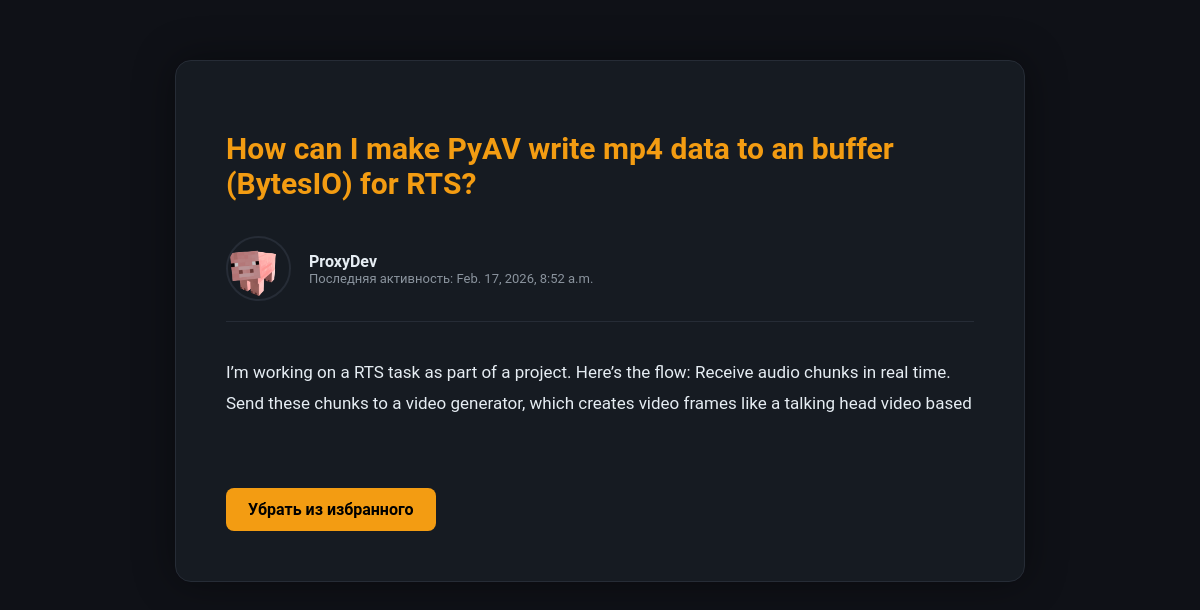
The app's page /post/1 (signed in) with its own data.
### CodeSearchApp/models.py (models this page shows)
class Post(models.Model):
    author = models.ForeignKey(User, on_delete=models.CASCADE)
    title = models.CharField(max_length=85)
    text = models.TextField()
    date = models.DateTimeField(auto_now_add=True)
    image = models.ImageField(upload_to='media/post_image', blank=True)
    stack = models.CharField(max_length=40, default='python')
    saved_by = models.ManyToManyField(User, related_name='saved_posts', blank=True)

class ProfilePage(models.Model):
    username = models.CharField(max_length = 50)
    avatar = models.ImageField(upload_to='media/user_avatar')
    aboutme = models.TextField(blank=True)
    age = models.IntegerField(default=0, blank=True)
    last_activity = models.DateTimeField(default=timezone.now)

### CodeSearchApp/views.py (the view)
# urls.py: path('post/<str:post_id>', views.post_view, name='post'),
def post_view(request, post_id):
   post = get_object_or_404(Post, id=post_id)
   profile = ProfilePage.objects.get(username=request.user.username)
   context = {
        'post': post,
        'profile': profile,
    }
   return render(request, 'post.html', context)

### CodeSearchApp/templates/post.html (shortened to what this page needs)
<!DOCTYPE html>
<html lang="en">
<head>
</head>
<body>
    <main>
    <div class="post-card">
        <h1 class="post-title">{{ post.title }}</h1>
        <div class="author-section">
            <img src="{{ profile.avatar.url }}" alt="">
            <div class="author-info">
                <span class="author-name">{{ post.author }}</span>
                <span class="author-status">
                    Последняя активность: {{ profile.last_activity }}
                </span>
            </div>
        </div>
        <div class="post-text">
            {{ post.text }}
        </div>
        {% if user.is_authenticated %}
            {% if user in post.saved_by.all %}
                <a href="{% url 'save_post' post.id %}" class="save-btn">Убрать из избранного</a>
            {% else %}
                <a href="{% url 'save_post' post.id %}"" class="save-btn">Сохранить</a>
            {% endif %}
        {% else %}
        <a href="{% url 'login' %}" class="save-btn'">Войдите, чтобы сохнанить</a>
        {% endif %}
    </div>
</main>
</body>
</html>

### CodeSearchApp/templates/post.html (style rules this page uses)
:root { --bg: #0f1117; --card: #161b22; --border: #262c36; --text: #e6edf3; --muted: #8b949e; --accent: #f39c12; --accent-hover: #00bfff; }
* { box-sizing: border-box; }
body { margin: 0; font-family: "Roboto", sans-serif; background: var(--bg); color: var(--text); }
main { display: flex; justify-content: center; padding: 60px 20px; }
.post-card { width: 850px; background: var(--card); border: 1px solid var(--border); border-radius: 16px; padding: 50px; box-shadow: 0 0 40px rgba(0,0,0,0.4); }
.post-title { font-size: 30px; font-weight: 700; color: var(--accent); margin-bottom: 35px; }
.author-section { display: flex; align-items: center; gap: 18px; margin-bottom: 35px; padding-bottom: 20px; border-bottom: 1px solid var(--border); }
.author-section img { width: 65px; height: 65px; border-radius: 50%; object-fit: cover; border: 2px solid var(--border); }
.author-info { display: flex; flex-direction: column; }
.author-name { font-weight: 600; font-size: 16px; }
.author-status { font-size: 13px; color: var(--muted); }
.post-text { font-size: 17px; line-height: 1.8; margin-bottom: 35px; }
.save-btn { display: inline-block; margin-top: 35px; padding: 12px 22px; border-radius: 8px; background: var(--accent); color: black; text-decoration: none; font-weight: 600; transition: .3s; }

### records on screen
Post: title "How can I make PyAV write mp4 data to an buffer (BytesIO) for RTS?", author "ProxyDev", text "I’m working on a RTS task as part of a project. Here’s the flow: Receive audio chunks in real time. Send these chunks to a video generator, which creates video frames like a talking head video based"
ProfilePage: avatar (placeholder picture), last_activity "Feb. 17, 2026, 8:52 a.m."
